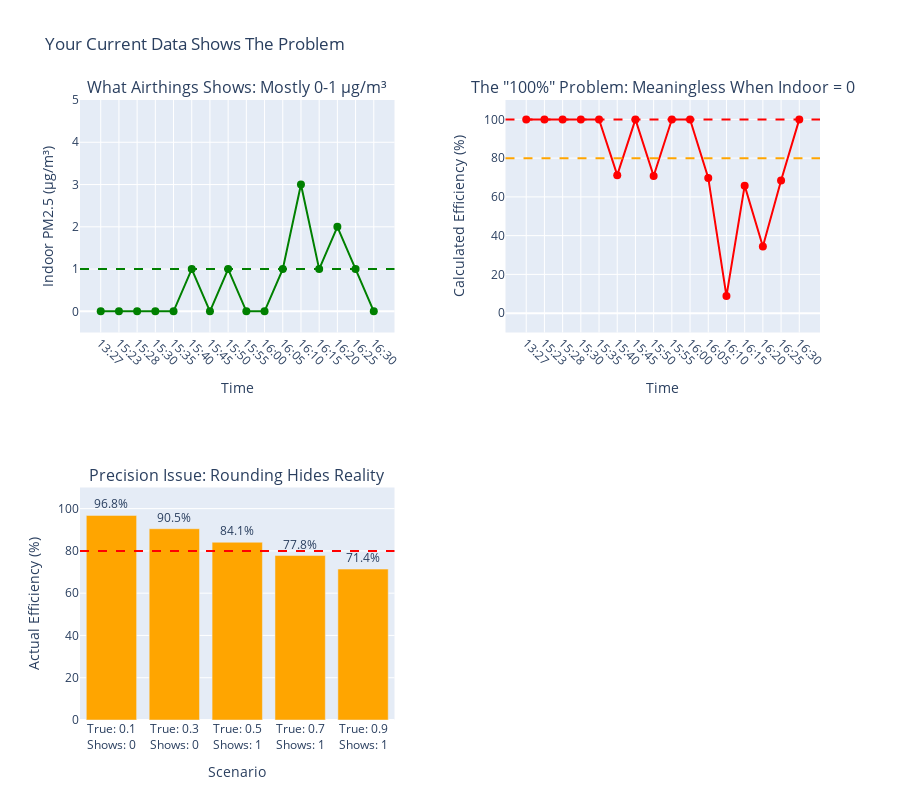

Notebook code cell kept with this figure:
### Markdown cell above
## 4. Why You NEED Outdoor Air Quality Data (AirGradient)

### The Critical Missing Piece: Filter Efficiency = (Outdoor - Indoor) / Outdoor × 100%

Without outdoor data, you're flying blind. Here's why indoor-only monitoring is insufficient:

### Code cell
# Analyze your REAL data to show the problem with "100% efficiency"
import plotly.graph_objects as go
from plotly.subplots import make_subplots
import pandas as pd

# Your actual data from Google Sheets
data = {
    "Time": [
        "13:27",
        "15:23",
        "15:28",
        "15:30",
        "15:35",
        "15:40",
        "15:45",
        "15:50",
        "15:55",
        "16:00",
        "16:05",
        "16:10",
        "16:15",
        "16:20",
        "16:25",
        "16:30",
    ],
    "Indoor": [0, 0, 0, 0, 0, 1, 0, 1, 0, 0, 1, 3, 1, 2, 1, 0],
    "Outdoor": [
        3.15,
        3.68,
        3.23,
        3.68,
        3.45,
        3.47,
        3.36,
        3.43,
        3.47,
        3.74,
        3.31,
        3.29,
        2.92,
        3.05,
        3.17,
        2.6,
    ],
    "Efficiency": [
        100,
        100,
        100,
        100,
        100,
        71.2,
        100,
        70.8,
        100,
        100,
        69.8,
        8.8,
        65.8,
        34.4,
        68.5,
        100,
    ],
}

df_real = pd.DataFrame(data)

# Create figure with only 3 subplots - no bottom right
fig = make_subplots(
    rows=2,
    cols=2,
    subplot_titles=(
        "What Airthings Shows: Mostly 0-1 μg/m³",
        'The "100%" Problem: Meaningless When Indoor = 0',
        "Precision Issue: Rounding Hides Reality",
        "",
    ),
    specs=[[{"type": "scatter"}, {"type": "scatter"}], [{"type": "bar"}, {"type": "xy"}]],
    vertical_spacing=0.25,
    horizontal_spacing=0.15,
)

# Plot 1: Indoor readings - CLEAN
fig.add_trace(
    go.Scatter(
        x=df_real["Time"],
        y=df_real["Indoor"],
        mode="lines+markers",
        line=dict(color="green", width=2),
        marker=dict(size=8),
        showlegend=False,
    ),
    row=1,
    col=1,
)

fig.add_hline(y=1, line_dash="dash", line_color="green", row=1, col=1)

# Plot 2: Efficiency swings
fig.add_trace(
    go.Scatter(
        x=df_real["Time"],
        y=df_real["Efficiency"],
        mode="lines+markers",
        line=dict(color="red", width=2),
        marker=dict(size=8),
        showlegend=False,
    ),
    row=1,
    col=2,
)

fig.add_hline(y=100, line_dash="dash", line_color="red", row=1, col=2)
fig.add_hline(y=80, line_dash="dash", line_color="orange", row=1, col=2)

# Plot 3: Bar chart
precision_scenarios = pd.DataFrame(
    {
        "True_Indoor": [0.1, 0.3, 0.5, 0.7, 0.9],
        "Displayed": [0, 0, 1, 1, 1],
        "True_Efficiency": [96.8, 90.5, 84.1, 77.8, 71.4],
    }
)

fig.add_trace(
    go.Bar(
        x=[
            f"True: {t}<br>Shows: {d}"
            for t, d in zip(precision_scenarios["True_Indoor"], precision_scenarios["Displayed"])
        ],
        y=precision_scenarios["True_Efficiency"],
        marker_color="orange",
        text=["96.8%", "90.5%", "84.1%", "77.8%", "71.4%"],
        textposition="outside",
        showlegend=False,
    ),
    row=2,
    col=1,
)

fig.add_hline(y=80, line_dash="dash", line_color="red", row=2, col=1)

# Plot 4: EMPTY - no annotation at all!
# Hide the 4th subplot completely
fig.update_xaxes(visible=False, row=2, col=2)
fig.update_yaxes(visible=False, row=2, col=2)

# Update other axes
fig.update_xaxes(tickangle=45, title_text="Time", row=1, col=1)
fig.update_xaxes(tickangle=45, title_text="Time", row=1, col=2)
fig.update_xaxes(title_text="Scenario", row=2, col=1)

fig.update_yaxes(title_text="Indoor PM2.5 (μg/m³)", row=1, col=1, range=[-0.5, 5])
fig.update_yaxes(title_text="Calculated Efficiency (%)", row=1, col=2, range=[-10, 110])
fig.update_yaxes(title_text="Actual Efficiency (%)", row=2, col=1, range=[0, 110])

# Update layout
fig.update_layout(title="Your Current Data Shows The Problem", height=800, showlegend=False)

fig.show()

print("\n🎯 THE REAL QUESTIONS:")
print("=" * 50)
print("❓ Is 100% efficiency real or just rounding?")
print("❓ When efficiency drops to 70%, why?")
print("❓ That 9% reading - filter bypass or bad seal?")
print("❓ Are particles getting through during certain conditions?")
print("❓ Is outdoor 3 μg/m³ the real baseline?")
print("\n💡 SOLUTION:")
print("You need ACCURATE outdoor data + DECIMAL precision!")
print("AirGradient gives 0.01 μg/m³ precision vs Airthings' whole numbers")

print("\nWHY THE FILTER STATUS TABLE WAS CONFUSING:")
print("=" * 50)
print("• Efficiency jumps between 9% and 100% in minutes!")
print("• Most readings show '100%' (likely because indoor rounds to 0)")
print("• Random drops to 70%, 34%, even 9%")
print("• This indicates measurement precision issues and possible air leaks")

### Figure 1 — Plotly figure (JSON) as saved in the notebook; plotly's stock layout.template omitted (floating-point values rounded to 4 significant figures)
{"data": [{"line": {"color": "green", "width": 2}, "marker": {"size": 8}, "mode": "lines+markers", "showlegend": false, "type": "scatter", "x": ["13:27", "15:23", "15:28", "15:30", "15:35", "15:40", "15:45", "15:50", "15:55", "16:00", "16:05", "16:10", "16:15", "16:20", "16:25", "16:30"], "xaxis": "x", "y": [0, 0, 0, 0, 0, 1, 0, 1, 0, 0, 1, 3, 1, 2, 1, 0], "yaxis": "y"}, {"line": {"color": "red", "width": 2}, "marker": {"size": 8}, "mode": "lines+markers", "showlegend": false, "type": "scatter", "x": ["13:27", "15:23", "15:28", "15:30", "15:35", "15:40", "15:45", "15:50", "15:55", "16:00", "16:05", "16:10", "16:15", "16:20", "16:25", "16:30"], "xaxis": "x2", "y": [100.0, 100.0, 100.0, 100.0, 100.0, 71.2, 100.0, 70.8, 100.0, 100.0, 69.8, 8.8, 65.8, 34.4, 68.5, 100.0], "yaxis": "y2"}, {"marker": {"color": "orange"}, "showlegend": false, "text": ["96.8%", "90.5%", "84.1%", "77.8%", "71.4%"], "textposition": "outside", "type": "bar", "x": ["True: 0.1<br>Shows: 0", "True: 0.3<br>Shows: 0", "True: 0.5<br>Shows: 1", "True: 0.7<br>Shows: 1", "True: 0.9<br>Shows: 1"], "xaxis": "x3", "y": [96.8, 90.5, 84.1, 77.8, 71.4], "yaxis": "y3"}], "layout": {"annotations": [{"font": {"size": 16}, "showarrow": false, "text": "What Airthings Shows: Mostly 0-1 μg/m³", "x": 0.2125, "xanchor": "center", "xref": "paper", "y": 1, "yanchor": "bottom", "yref": "paper"}, {"font": {"size": 16}, "showarrow": false, "text": "The \"100%\" Problem: Meaningless When Indoor = 0", "x": 0.7875, "xanchor": "center", "xref": "paper", "y": 1, "yanchor": "bottom", "yref": "paper"}, {"font": {"size": 16}, "showarrow": false, "text": "Precision Issue: Rounding Hides Reality", "x": 0.2125, "xanchor": "center", "xref": "paper", "y": 0.375, "yanchor": "bottom", "yref": "paper"}], "height": 800, "shapes": [{"line": {"color": "green", "dash": "dash"}, "type": "line", "x0": 0, "x1": 1, "xref": "x domain", "y0": 1, "y1": 1, "yref": "y"}, {"line": {"color": "red", "dash": "dash"}, "type": "line", "x0": 0, "x1": 1, "xref": "x2 domain", "y0": 100, "y1": 100, "yref": "y2"}, {"line": {"color": "orange", "dash": "dash"}, "type": "line", "x0": 0, "x1": 1, "xref": "x2 domain", "y0": 80, "y1": 80, "yref": "y2"}, {"line": {"color": "red", "dash": "dash"}, "type": "line", "x0": 0, "x1": 1, "xref": "x3 domain", "y0": 80, "y1": 80, "yref": "y3"}], "showlegend": false, "title": {"text": "Your Current Data Shows The Problem"}, "xaxis": {"anchor": "y", "domain": [0, 0.425], "tickangle": 45, "title": {"text": "Time"}}, "xaxis2": {"anchor": "y2", "domain": [0.575, 1], "tickangle": 45, "title": {"text": "Time"}}, "xaxis3": {"anchor": "y3", "domain": [0, 0.425], "title": {"text": "Scenario"}}, "xaxis4": {"anchor": "y4", "domain": [0.575, 1], "visible": false}, "yaxis": {"anchor": "x", "domain": [0.625, 1], "range": [-0.5, 5], "title": {"text": "Indoor PM2.5 (μg/m³)"}}, "yaxis2": {"anchor": "x2", "domain": [0.625, 1], "range": [-10, 110], "title": {"text": "Calculated Efficiency (%)"}}, "yaxis3": {"anchor": "x3", "domain": [0, 0.375], "range": [0, 110], "title": {"text": "Actual Efficiency (%)"}}, "yaxis4": {"anchor": "x4", "domain": [0, 0.375], "visible": false}}}
